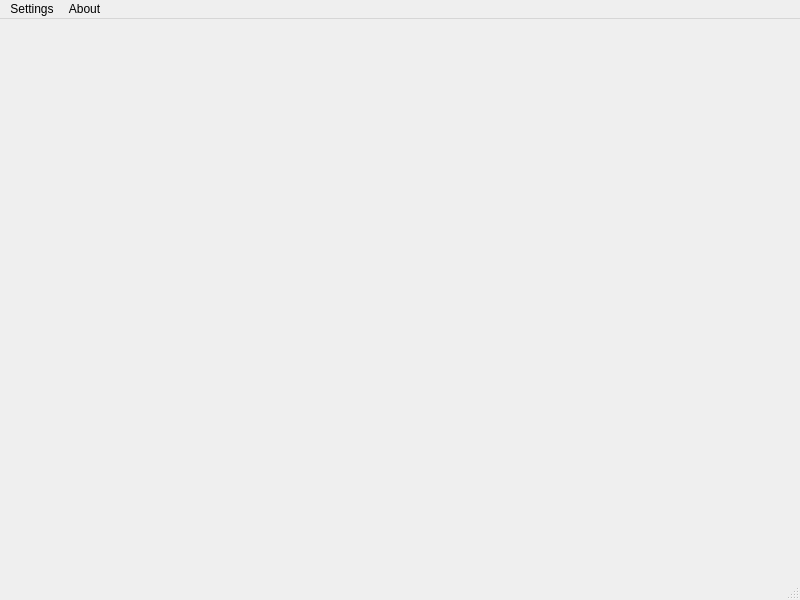
<?xml version="1.0" encoding="UTF-8"?>
<ui version="4.0">
 <class>MainWindow</class>
 <widget class="QMainWindow" name="MainWindow">
  <property name="geometry">
   <rect>
    <x>0</x>
    <y>0</y>
    <width>800</width>
    <height>600</height>
   </rect>
  </property>
  <property name="windowTitle">
   <string>MainWindow</string>
  </property>
  <widget class="QWidget" name="centralwidget"/>
  <widget class="QMenuBar" name="menubar">
   <property name="geometry">
    <rect>
     <x>0</x>
     <y>0</y>
     <width>800</width>
     <height>23</height>
    </rect>
   </property>
   <widget class="QMenu" name="menu">
    <property name="title">
     <string>Settings</string>
    </property>
    <addaction name="actionSetApiKey"/>
    <addaction name="actionQuit"/>
   </widget>
   <widget class="QMenu" name="menu_2">
    <property name="title">
     <string>About</string>
    </property>
    <addaction name="actionAbout"/>
   </widget>
   <addaction name="menu"/>
   <addaction name="menu_2"/>
  </widget>
  <widget class="QStatusBar" name="statusbar"/>
  <action name="actionSetApiKey">
   <property name="text">
    <string>SetApiKey</string>
   </property>
  </action>
  <action name="actionQuit">
   <property name="text">
    <string>Quit</string>
   </property>
  </action>
  <action name="actionAbout">
   <property name="text">
    <string>About</string>
   </property>
  </action>
 </widget>
 <resources/>
 <connections/>
</ui>
